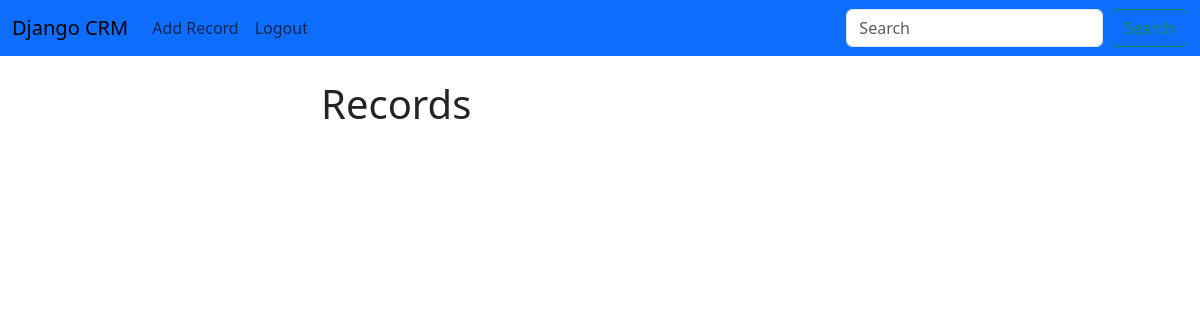
The app's page / (signed in), older data.
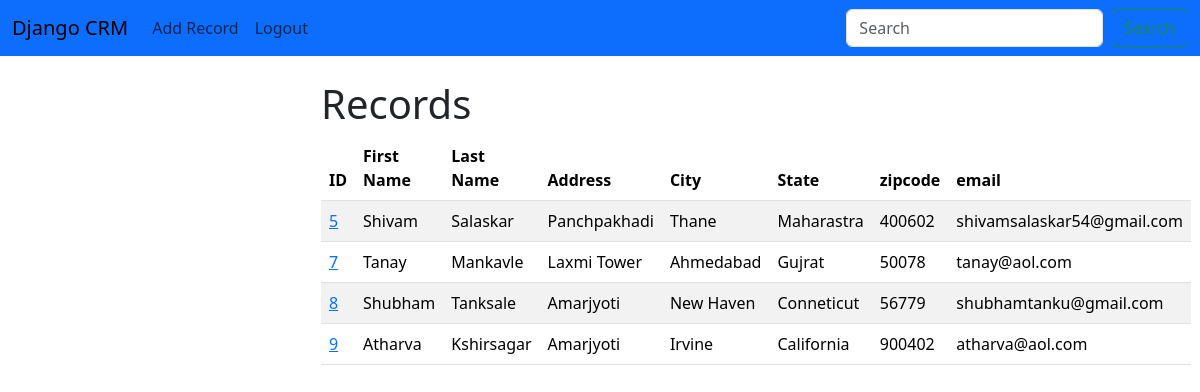
The same page, newer data.
### website/models.py (models this page shows, shortened)
class Record(models.Model):
    created_at = models.DateTimeField(auto_now_add=True)
    first_name = models.CharField(max_length=50)
    last_name = models.CharField(max_length=50)
    address = models.CharField(max_length=100)
    city = models.CharField(max_length=50)
    state = models.CharField(max_length=50)
    zipcode = models.CharField(max_length=50)
    email = models.CharField(max_length=50)
    phone = models.CharField(max_length=20)

### website/views.py (the view)
# urls.py: 2. Add a URL to urlpatterns:  path('', views.home, name='home')
def home(request):
    records = Record.objects.all()
    if request.method == 'POST':
        username = request.POST['username']
        password = request.POST['password']
        user = authenticate(request, username = username, password = password)
        print(user)
        if user is not None:
            login(request, user)
            messages.success(request, "You have logged In")
            return redirect('home')
        else:
            messages.error(request, 'There was an Error logging in')
            return redirect('home')
    else:
        return render(request, 'home.html', {'records':records})

### website/templates/home.html (shortened to what this page needs)
{% extends 'base.html' %}
{% block content %}
<div class="col-md-6 offset-md-3">
    {% if user.is_authenticated %}
        <h1>Records</h1>
        {% if records %}
        <table class="table table-striped table-hover">
          <thead>
            <tr>
              <th scope="col">ID</th>
              <th scope="col">First Name</th>
              <th scope="col">Last Name</th>
              <th scope="col">Address</th>
              <th scope="col">City</th>
              <th scope="col">State</th>
              <th scope="col">zipcode</th>
              <th scope="col">email</th>
            </tr>
          </thead>
          <tbody>
          {% for record in records %}
            <tr>
              <td><a href="{% url 'record' record.id %}">{{ record.id }}</a></td>
              <td>{{ record.first_name }}</td>
              <td>{{ record.last_name }}</td>
              <td>{{ record.address }}</td>
              <td>{{ record.city }}</td>
              <td>{{ record.state }}</td>
              <td>{{ record.zipcode }}</td>
              <td>{{ record.email }}</td>
            </tr>
          {% endfor %}
          </tbody>
        </table>
        {% endif %}
{% endif %}
{% endblock %}

### website/templates/base.html (shortened to what this page needs)
<!doctype html>
<html lang="en">
  <head>
    <link href="https://cdn.jsdelivr.net/npm/bootstrap@5.3.3/dist/css/bootstrap.min.css" rel="stylesheet">
  </head>
  <body>
    {% include 'navbar.html' %}
    <div class="container">
      <br>
      {% block content %}
      {% endblock %}
    </div>
  </body>
</html>

### website/templates/navbar.html (shortened to what this page needs)
<nav class="navbar navbar-expand-lg bg-primary">
    <div class="container-fluid">
      <a class="navbar-brand" href="{% url 'home' %}">Django CRM</a>
      <div class="collapse navbar-collapse" id="navbarSupportedContent">
        <ul class="navbar-nav me-auto mb-2 mb-lg-0">
          {% if user.is_authenticated %}
          <li class="nav-item">
            <a class="nav-link" href="{% url 'add_record' %}">Add Record</a>
          </li>
          <li class="nav-item">
            <a class="nav-link" href="{% url 'logout' %}">Logout</a>
          </li>
          {% endif %}
        </ul>
        <form class="d-flex" role="search">
          <input class="form-control me-2" type="search" placeholder="Search" aria-label="Search">
          <button class="btn btn-outline-success" type="submit">Search</button>
        </form>
      </div>
    </div>
  </nav>

Row changes from the older to the newer data that the page shows:
added Record: id "5", first_name "Shivam", last_name "Salaskar", address "Panchpakhadi", city "Thane", state "Maharastra", zipcode "400602", email "shivamsalaskar54@gmail.com"
added Record: id "7", first_name "Tanay", last_name "Mankavle", address "Laxmi Tower", city "Ahmedabad", state "Gujrat", zipcode "50078", email "tanay@aol.com"
added Record: id "8", first_name "Shubham", last_name "Tanksale", address "Amarjyoti", city "New Haven", state "Conneticut", zipcode "56779", email "shubhamtanku@gmail.com"
added Record: id "9", first_name "Atharva", last_name "Kshirsagar", address "Amarjyoti", city "Irvine", state "California", zipcode "900402", email "atharva@aol.com"
Text that changed along with them:
text now shown: "ID First Name Last Name Address City State zipcode email"
